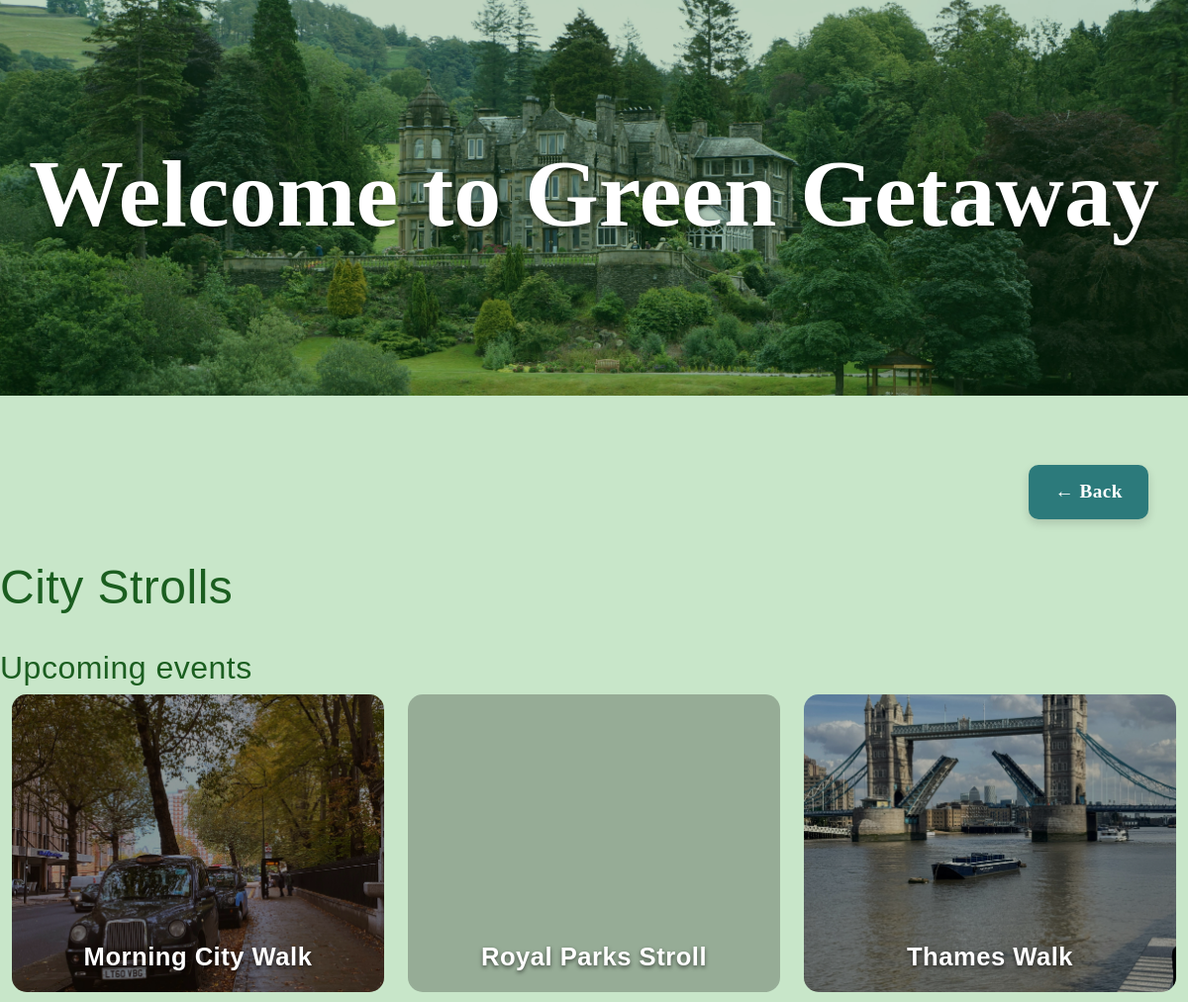
Before: /category/city-strolls/ with the older database file.
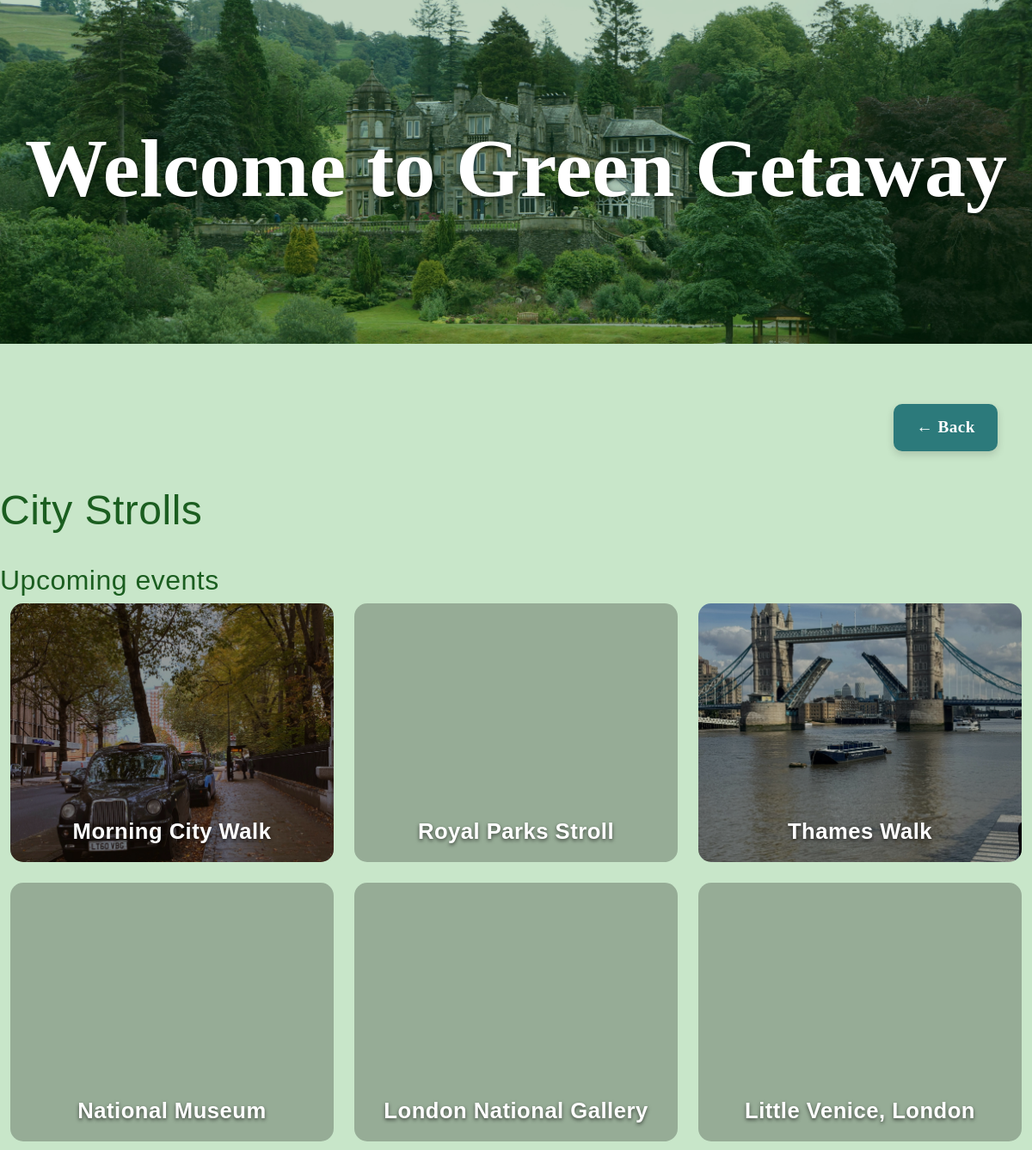
After: the same page with the newer database file.
### getaway/models.py (models this page shows, shortened)
class Category(models.Model):
    name = models.CharField(max_length=50, unique=True)
    slug = models.SlugField(max_length=50, unique=True, blank=True)
    class Meta:
        verbose_name = "Category"
        verbose_name_plural = "Categories"

class Trip(models.Model):
    LEVEL_CHOICES = [
        ('Beginner', 'Beginner'),
        ('Intermediate', 'Intermediate'),
        ('Advanced', 'Advanced'),
    ]
    category = models.ForeignKey(Category, on_delete=models.CASCADE, related_name='trips')
    title = models.CharField(max_length=100)
    slug = models.SlugField(max_length=120, unique=True, blank=True)
    place_name = models.CharField(max_length=100)
    distance = models.DecimalField(max_digits=6, decimal_places=2, help_text="Distance in km")
    duration = models.CharField(max_length=50, help_text="Duration of trip")
    level = models.CharField(max_length=20, choices=LEVEL_CHOICES)
    main_image = models.ImageField(upload_to='trip_images/')
    description = models.TextField(blank=True)
    price = models.DecimalField(max_digits=8, decimal_places=2, blank=True, null=True)
    class Meta:
        verbose_name = "Trip"
        verbose_name_plural = "Trips"
    def price_display(self):
        if self.price is not None:
            return f"£{self.price:.2f}"
        return "Free"
    price_display.short_description = "Price"
    def distance_display(self):
        return f"{self.distance} km"
    distance_display.short_description = "Distance"

### getaway/views.py (the view)
# urls.py: path('category/<slug:slug>/', views.category_trips, name='category_trips'),
def category_trips(request, slug):
    category = get_object_or_404(Category, slug=slug)
    trips = category.trips.all()  # using related_name='trips'
    return render(request, 'getaway/category_trips.html', {
        'category': category,
        'trips': trips
    })

### getaway/templates/getaway/category_trips.html
{% extends 'getaway/base.html' %}
{% load static %}
{% block content %}
<link rel="stylesheet" href="{% static 'getaway/css/style.css' %}">
<section class="category-section">
  <div class="back-btn-container">
  <a href="javascript:history.back()" class="back-btn">← Back</a>
</div>
  <h2 class="category-heading">{{ category.name }} </h2>
    <br>
    <h3>Upcoming events</h3>
  <div class="container-fluid">
  <div class="row g-4 justify-content-center">
      {% for trip in trips %}
      <div class="col-lg-4 col-md-6 col-sm-12">
        <a href="{% url 'getaway:trip_detail' trip.slug %}" class="trip-link">
          <div class="category-card" style="background-image: url('{{ trip.main_image.url }}');">
            <div class="overlay"></div>
            <h3 class="card-title">{{ trip.title }}</h3>
          </div>
        </a>
      </div>
      {% empty %}
      <p>No trips available in this category yet.</p>
      {% endfor %}
    </div>
  </div>
</section>
{% endblock %}

### getaway/templates/getaway/base.html (shortened to what this page needs)
{% load static %}
<html lang="en">
<head>
    <link href="https://cdn.jsdelivr.net/npm/bootstrap@5.3.3/dist/css/bootstrap.min.css" rel="stylesheet">
    <link rel="stylesheet" href="{% static 'getaway/css/style.css' %}">
</head>
<body>
<header class="hero d-flex align-items-center justify-content-center">
    <div class="hero-text text-center text-white">
        <h1 class="display-4 fw-bold">Welcome to Green Getaway</h1>
    </div>
</header>
<main>
    {% block content %}
    {% endblock %}
</main>
</body>
</html>

### getaway/static/getaway/css/style.css (style rules this page uses)
* { margin: 0; padding: 0; box-sizing: border-box; font-family: "Segoe UI", Roboto, sans-serif; }
body { background: #f9fafb; color: #333; line-height: 1.6; min-height: 100vh; }
header { background: #2c7a7b; color: #fff; padding: 1rem 0; text-align: center; }
h2, h3 { color: #1b5e20; text-decoration: none; font-family: 'Montserrat', sans-serif; letter-spacing: 0.5px; opacity: 0; transform: translateY(15px); animation: fadeInUp 1.2s ease-out forwards; transition: color 0.4s ease, text-shadow 0.4s ease, transform 0.4s ease; }
h2 { font-size: 3rem; }
h3 { font-size: 2rem; }
.hero { height: 50vh; min-height: 250px; max-height: 60vh; background: url("../images/green_getaway_bg.jpg") center center/cover no-repeat; position: relative; display: flex; justify-content: center; align-items: center; color: #fff; text-shadow: 0 2px 6px rgba(0,0,0,0.5); }
.hero::after { content: ''; position: absolute; inset: 0; background-color: rgba(0, 80, 0, 0.25); }
.hero-text { position: relative; z-index: 1; text-align: center; }
.hero h1 { font-family: 'Playfair Display', serif; font-size: 6rem; color: #fff; text-shadow: 0 2px 6px rgba(0,0,0,0.5); animation: expandGlow 4s ease-out forwards; transition: transform 0.5s ease, text-shadow 0.5s ease; }
.category-section { background-color: #c8e6c9; width: 100%; padding: 10px 0; }
.category-card { position: relative; border-radius: 15px; overflow: hidden; height: 0; padding-top: 80%; background-size: cover; background-position: center; background-repeat: no-repeat; transition: transform 0.3s ease, box-shadow 0.3s ease; display: flex; align-items: center; justify-content: center; cursor: pointer; }
.overlay { position: absolute; inset: 0; background-color: rgba(0,0,0,0.25); transition: background-color 0.3s ease; }
.card-title { position: absolute; bottom: 20px; width: 100%; text-align: center; color: #fff; font-weight: bold; font-size: 1.6rem; text-shadow: 0 2px 4px rgba(0,0,0,0.6); }
.trip-link { text-decoration: none; color: inherit; }
.back-btn-container { text-align: right; margin: 30px 40px 20px 0; }
.back-btn { display: inline-block; background-color: #2c7a7b; color: #fff !important; margin: 30px 0 20px 40px; padding: 12px 26px; border-radius: 10px; text-decoration: none !important; font-family: 'Playfair Display', serif; font-size: 1.2rem; font-weight: 600; letter-spacing: 0.5px; box-shadow: 0 4px 10px rgba(0, 0, 0, 0.15); transition: all 0.3s ease; }

Changed rows visible on the page:
added Trip: title "National Museum"
added Trip: title "London National Gallery"
added Trip: title "Little Venice, London"
